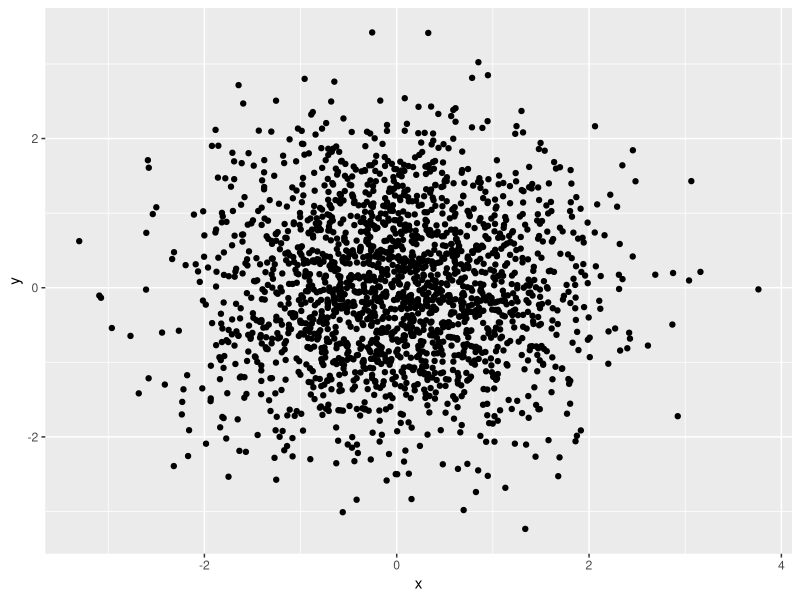
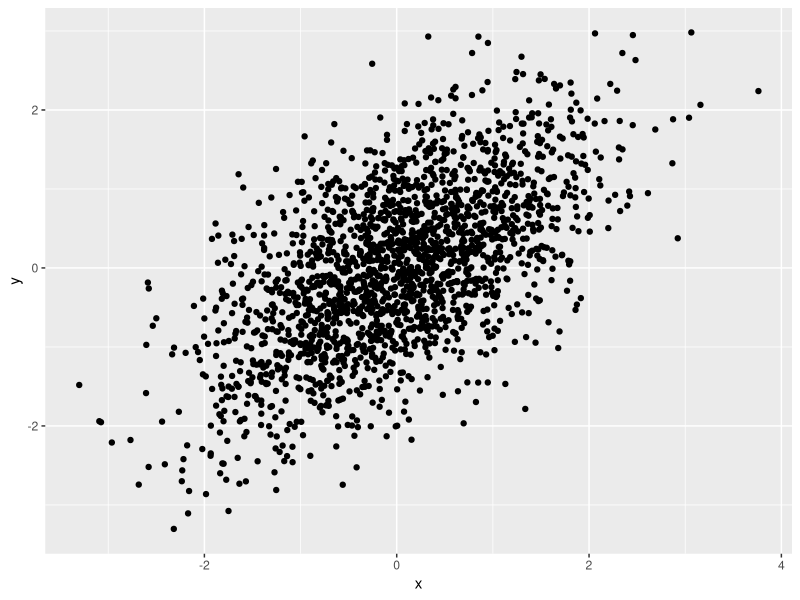
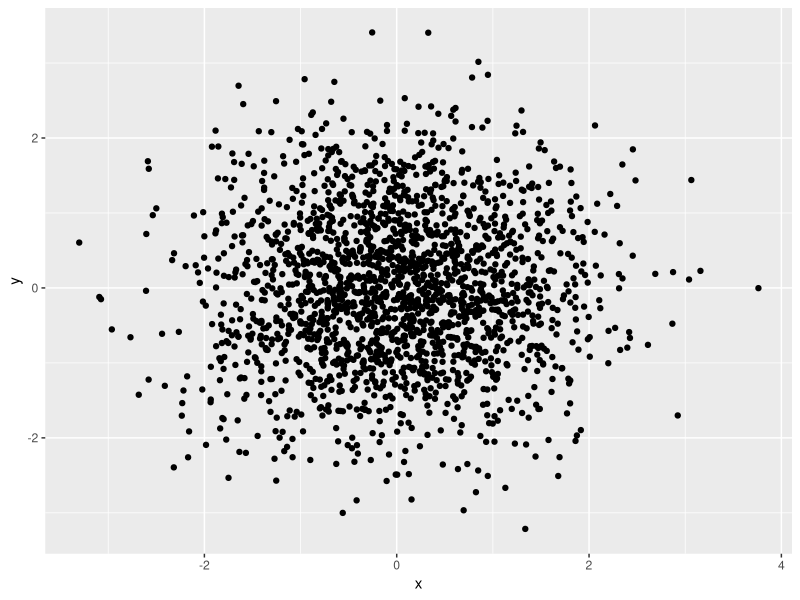

R code for these plots, in order:
library(data.table)
library(ggplot2)

n = 2000

df = data.table(x = rnorm(n), y = rnorm(n))
df[,x := x - mean(x)]
df[,y := y - mean(y)]

ggplot(df, aes(x, y)) + geom_point()


#Correlate DATA (assuming zero mean)
cor_mat = matrix(c(1, 0.6, 0.6, 1), nrow  = 2)
cor_mat_chol = chol(cor_mat)

df_cor = data.table(as.matrix(df) %*% cor_mat_chol )
names(df_cor) <- c('x', 'y')

#summary(df$x * 0.6 + sqrt(1-0.6*0.6) * df$y - df_cor$y)

ggplot(df_cor, aes(x, y)) + geom_point()
cor(df)
cor(df_cor)
summary(df - df_cor)

#UN-correlate data
cor_mat_chol = chol(cor(df_cor))
cor_mat_chol_inv = solve(cor_mat_chol)

df_decor <- data.table( as.matrix(df_cor) %*% cor_mat_chol_inv  ) 
names(df_decor) <- c('x', 'y')

summary(df - df_decor) #we should recover original matrix - if we use the same covariance 

ggplot(df_decor, aes(x, y)) + geom_point()
cor(df)
cor(df_cor)
cor(df_decor)
